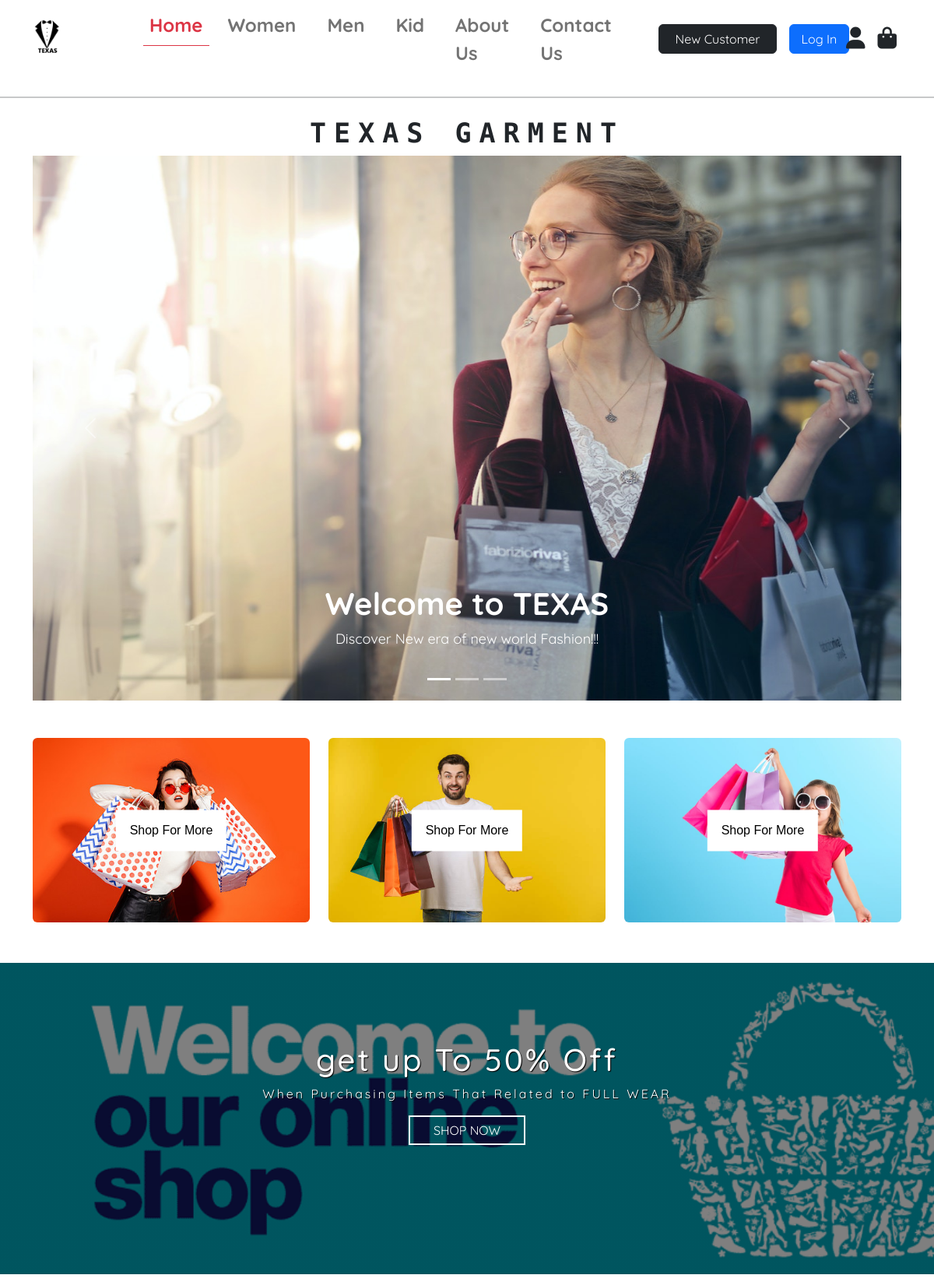
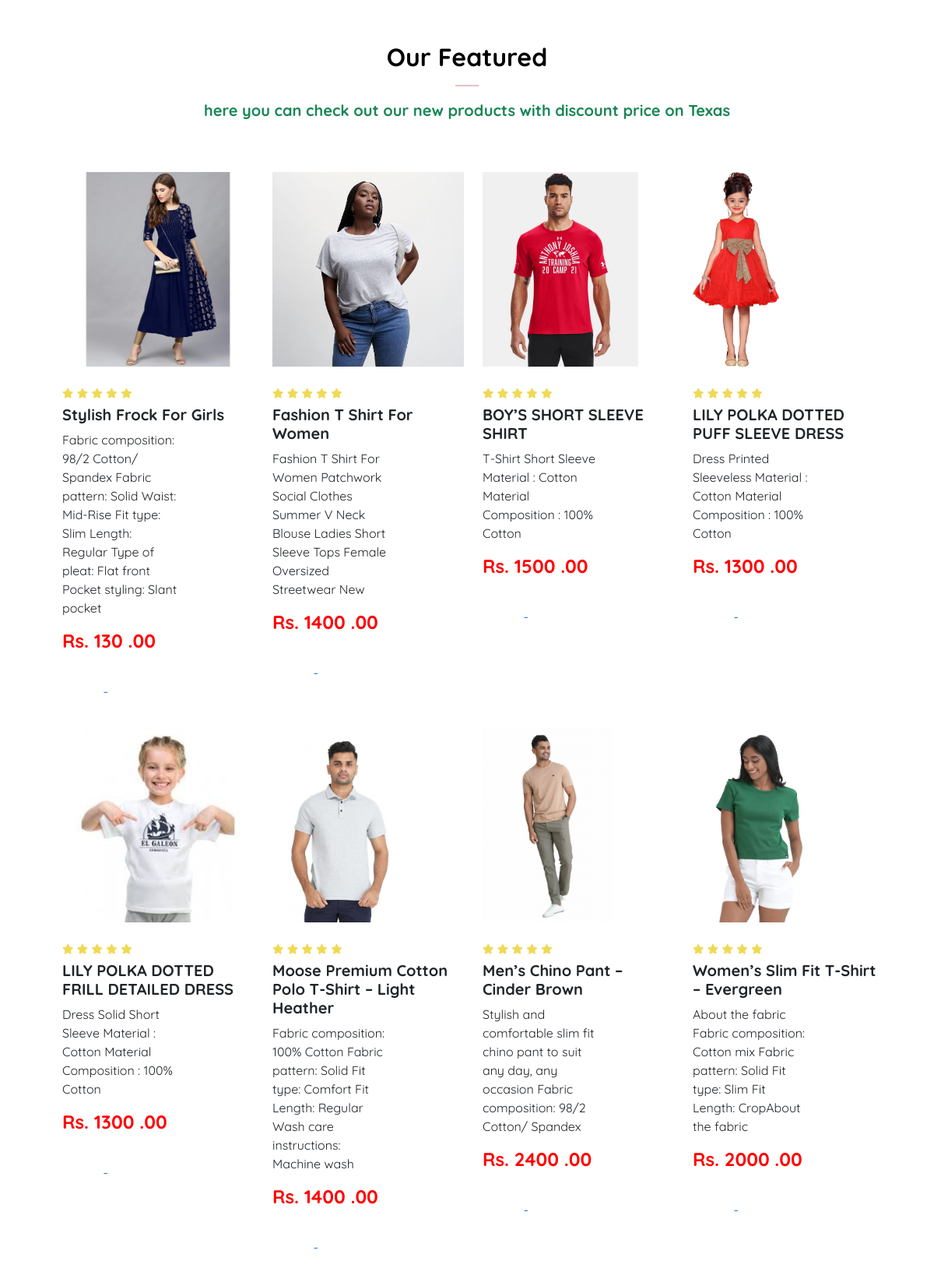
The page / (upper part) on the database its author committed (2 pictures, top to bottom).
### tables this page shows
CREATE TABLE `product` (
  `id` int NOT NULL AUTO_INCREMENT,
  `price` double DEFAULT NULL,
  `qty` int DEFAULT NULL,
  `title` varchar(100) DEFAULT NULL,
  `description` text,
  `category_id` int NOT NULL,
  `datetime_added` datetime DEFAULT NULL,
  `admin_email` varchar(100) NOT NULL,
  `color_id` int DEFAULT NULL,
  `material` varchar(20) DEFAULT NULL,
  `code` varchar(100) DEFAULT NULL,
  PRIMARY KEY (`id`),
  KEY `fk_product_category1_idx` (`category_id`),
  KEY `fk_product_admin1_idx` (`admin_email`),
  KEY `fk_product_color1_idx` (`color_id`),
  CONSTRAINT `fk_product_admin1` FOREIGN KEY (`admin_email`) REFERENCES `admin` (`email`),
  CONSTRAINT `fk_product_category1` FOREIGN KEY (`category_id`) REFERENCES `category` (`id`),
  CONSTRAINT `fk_product_color1` FOREIGN KEY (`color_id`) REFERENCES `color` (`id`)
);

### index.php (the view, shortened to what this page needs)
<!DOCTYPE html>
<html>
<head>
    <link rel="stylesheet" href="css/style.css">
    <link rel="stylesheet" href="css/bootstrap.css">
    <link rel="stylesheet" href="https://cdnjs.cloudflare.com/ajax/libs/font-awesome/6.2.1/css/all.min.css" />
</head>
<body>
    <div>
        <?php include "header.php" ?>
    </div>
    <hr class="mt-4 border border-1 border-dark" />
    <center>
        <h2 class="topic mt-4 fw-bolder">TEXAS GARMENT</h2>
    </center>
    <section class="container">
        <div class="col-12  d-lg-block mb-3">
            <div class="row overflow-hidden" id="basicSearchResult">
                <div id="carouselExampleIndicators" class=" col-12 carousel slide" data-bs-ride="true">
                    <div class="carousel-indicators over">
                        <button type="button" data-bs-target="#carouselExampleIndicators" data-bs-slide-to="0" class="active" aria-current="true" aria-label="Slide 1"></button>
                        <button type="button" data-bs-target="#carouselExampleIndicators" data-bs-slide-to="1" aria-label="Slide 2"></button>
                        <button type="button" data-bs-target="#carouselExampleIndicators" data-bs-slide-to="2" aria-label="Slide 3"></button>
                    </div>
                    <div class="carousel-inner">
                        <div class="carousel-item active">
                            <img src="res/main2.jpg" class="d-block poster-img-1" />
                            <div class="carousel-caption d-md-block poster-caption">
                                <h5 class="poster-title ">Welcome to TEXAS</h5>
                                <p class="poster-txt ">Discover New era of new world Fashion!!!</p>
                            </div>
                        </div>
                    </div>
                    <button class="carousel-control-prev" type="button" data-bs-target="#carouselExampleIndicators" data-bs-slide="prev">
                        <span class="carousel-control-prev-icon" aria-hidden="true"></span>
                    </button>
                    <button class="carousel-control-next" type="button" data-bs-target="#carouselExampleIndicators" data-bs-slide="next">
                        <span class="carousel-control-next-icon" aria-hidden="true"></span>
                    </button>
                </div>
            </div>
        </div>
    </section>
    <section class=" py-3">
        <div class="container py-3">
            <div class="row">
                <div class="col-lg-4">
                    <div class="card border-0 Zoom-n-rotate">
                        <a href="clothe.php"><button class="btnc">Shop For More</button></a>
                    </div>
                </div>
                <div class="col-lg-4">
                    <div class="card border-0 Zoom-n-rotate">
                        <a href="clothe.php"><button class="btnc">Shop For More</button></a>
                    </div>
                </div>
                <div class="col-lg-4 ">
                    <div class="card border-0 Zoom-n-rotate">
                        <a href="clothe.php"><button class="btnc">Shop For More</button></a>
                    </div>
                </div>
            </div>
        </div>
    </section>
    <div class="banner2">
        <div class="content2">
            <h1>get up To 50% Off</h1>
            <p>When Purchasing Items That Related to FULL WEAR</p>
            <div id="bannerbtn2"><button>SHOP NOW</button></div>
        </div>
    </div>
    <section id="featured" class="my-3 mx-5 pb-3">
        <div class="container text-center mt-1 py-5">
            <h2 class="fw text-black fw-bolder">Our Featured</h2>
            <hr class="mx-auto" />
            <p class="fs-5 text-success fw-bold fs-5">here you can check out our new products with discount price on Texas</p>
        </div>
        <div class="row mx-auto container-fluid  ">
            <?php
            require "config.php";
            $q = "SELECT * FROM `product` ORDER BY `datetime_added`  DESC";
            $rs = mysqli_query($conn, $q);
            $rs_num = $rs->num_rows;
            for ($z = 0; $z < $rs_num; $z++) {
                $product_data = $rs->fetch_assoc();
            ?>
                <div class="product col-lg-3 col-md-4 col-12 ">
                    <img class="img-fluid mb-3 ms-2 " style="height: 250px;" src="<?php echo $product_data["code"] ?>" alt="">
                    <div class="star ms-2">
                        <i class="fas fa-star"></i>
                        <i class="fas fa-star"></i>
                        <i class="fas fa-star"></i>
                        <i class="fas fa-star"></i>
                        <i class="fas fa-star"></i>
                    </div>
                    <h5 class="p-name ms-2 fw-bold"><?php echo $product_data["title"]; ?></h5>
                    <p class="p-details ms-2"><?php echo $product_data["description"]; ?></p>
                    <h4 class="p-price fw-bold ms-2">Rs. <?php echo $product_data["price"] ?> .00</h4>
                    <a href='<?php echo "singleProductView.php?id=" . ($product_data["id"]); ?>'>
                    </a>
                </div>
            <?php
            }
            ?>
        </div>
    </section>
    <?php include "footer.php" ?>
</body>
</html>

### header.php (shortened to what this page needs)
<!DOCTYPE html>
<html lang="en">
<head>
    <link rel="stylesheet" href="css/style.css">
    <link rel="stylesheet" href="css/bootstrap.css">
</head>
<body class="mb-0 m-0">
    <?php
    function isActive($page)
    {
        if (basename($_SERVER['PHP_SELF']) == $page) {
            return 'active text-danger  border-bottom border-danger';
        }
        return '';
    }
    ?>
    <nav class="navbar navbar-expand-lg bg-body-tertiary p-0 m-0 ">
        <div class="container-fluid">
            <div class="imgdiv p-0 m-0">
                <img class="img p-0 " src="res\texas.png" alt="">
            </div>
            <div class="collapse navbar-collapse" id="navbarText">
                <ul class="navbar-nav mx-5 mb-lg-0">
                    <li class="nav-item ms-4">
                        <a class="nav-link <?php echo isActive('index.php'); ?> fs-4 fw-bolder" aria-current="page" href="index.php">Home</a>
                    </li>
                    <li class="nav-item ms-3">
                        <a class="nav-link <?php echo isActive('clothe.php'); ?> fs-4 fw-bolder" href="clothe.php">Women</a>
                    </li>
                    <li class="nav-item ms-4">
                        <a class="nav-link <?php echo isActive('clothe.php'); ?> fs-4 fw-bolder" href="clothe.php">Men</a>
                    </li>
                    <li class="nav-item ms-4">
                        <a class="nav-link <?php echo isActive('clothe.php'); ?> fs-4 fw-bolder" href="clothe.php">Kid</a>
                    </li>
                    <li class="nav-item ms-4">
                        <a class="nav-link <?php echo isActive('about.php'); ?> fs-4 fw-bolder" href="about.php">About Us</a>
                    </li>
                    <li class="nav-item ms-4">
                        <a class="nav-link <?php echo isActive('contactus.php'); ?> fs-4 fw-bolder" href="contactus.php">Contact Us</a>
                    </li>
                </ul>
                <?php
                if (isset($_SESSION["u"])) {
                    $data = $_SESSION["u"];
                ?>
                    <span class="fw-bolder fs-5 span "><a href="userProfile.php"><?php echo $data["fname"]; ?></a></span>
                    <span class="col-1 ms-3 fs-5 text-danger span" onclick="logOut();">Log Out</span>
                <?php
                } else {
                ?>
                    <button class="ms-1 btn btn-dark fs-6 col-2 "><a href="signup.php" class="text-decoration-none text-white"> New Customer </a></button>
                    <button class="ms-3 btn btn-primary fs-6 col-1 "><a href="login.php" class="text-decoration-none text-white"> Log In </a></button>
                <?php
                }
                ?>
            </div>
        </div>
        <div class=" mx-5 d-flex m-0  ">
            <a href="userProfile.php"><i class="fa-solid fa-user fs-3 text-decoration-none text-dark"></i></a>
            <a href="cart.php"><i class="fa-solid fa-bag-shopping ms-3 fs-3 text-decoration-none text-dark"></i></a>
        </div>
    </nav>
</body>
</html>

### footer.php (shortened to what this page needs)
<!DOCTYPE html>
<html lang="en">
<head>
    <link rel="stylesheet" href="css/style.css">
    <link rel="stylesheet" href="css/bootstrap.css">
</head>
<body>
</body>
</html>

### css/style.css (style rules this page uses)
* { margin: 0; padding: 0; box-sizing: border-box; font-family: 'Quicksand', sans-serif; }
.topic { font-family: 'Martian Mono', monospace; font-size: 35px; letter-spacing: 10px; }
.img { width: 100px; height: auto; }
.poster-img-1 { height: 700px; width: 100%; background-repeat: no-repeat; }
.poster-caption { margin-bottom: 10px; }
.poster-title { color: white; font-size: 40px; font-weight: bold; }
.poster-txt { font-size: 18px; color: white; }
.btnc { position: absolute; top: 50%; left: 50%; transform: translate(-50%, -50%); height: 53px; width: 40%; color: black; border: none; outline: none; background: white; font-family: 'Ubuntu', sans-serif; cursor: all 0.4s; }
.Zoom-n-rotate { border-radius: 0; outline: none; overflow: hidden; cursor: pointer; }
.product { cursor: pointer; margin-bottom: 2rem; }
.product img { transition: 0.3s all; }
.p-details { width: 60%; }
.p-price { color: red; }
#featured hr { width: 30px; height: 2px; background-color: red; }
.star { padding: 5px 0; }
.star i { font-size: 0.8rem; color: rgb(240, 217, 85); }
.banner2 { width: 100%; height: 50vh; margin-top: 20px; background-image: linear-gradient(rgba(0, 0, 0, 0.5), rgba(0, 0, 0, 0.5)), url("../res/b2.gif"); background-repeat: no-repeat; background-size: cover; }
.banner2 .content2 { text-align: center; padding-top: 100px; }
.banner2 .content2 h1 { color: white; text-shadow: 1px 1px 1px black; letter-spacing: 3px; }
.banner2 .content2 p { color: white; text-shadow: 1px 1px 1px black; letter-spacing: 3px; }
#bannerbtn2 button { width: 150px; height: 38px; background: transparent; color: white; border: 2px solid white; transition: 0.5s ease; cursor: pointer; }

### rows shown on the page
product: code (picture), title "Stylish Frock For Girls", description "Fabric composition: 98/2 Cotton/ Spandex Fabric pattern: Solid Waist: Mid-Rise Fit type: Slim Length: Regular Type of pleat: Flat front Pocket styling: Slant pocket", price "130"
product: code (picture), title "Fashion T Shirt For Women", description "Fashion T Shirt For Women Patchwork Social Clothes Summer V Neck Blouse Ladies Short Sleeve Tops Female Oversized Streetwear New", price "1400"
product: code (picture), title "BOY’S SHORT SLEEVE SHIRT", description "T-Shirt Short Sleeve Material : Cotton Material Composition : 100% Cotton", price "1500"
product: code (picture), title "LILY POLKA DOTTED PUFF SLEEVE DRESS", description "Dress Printed Sleeveless Material : Cotton Material Composition : 100% Cotton", price "1300"
product: code (picture), title "LILY POLKA DOTTED FRILL DETAILED DRESS", description "Dress Solid Short Sleeve Material : Cotton Material Composition : 100% Cotton", price "1300"
product: code (picture), title "Moose Premium Cotton Polo T-Shirt – Light Heather", description "Fabric composition: 100% Cotton Fabric pattern: Solid Fit type: Comfort Fit Length: Regular Wash care instructions: Machine wash", price "1400"
product: code (picture), title "Men’s Chino Pant – Cinder Brown", description "Stylish and comfortable slim fit chino pant to suit any day, any occasion Fabric composition: 98/2 Cotton/ Spandex", price "2400"
product: code (picture), title "Women’s Slim Fit T-Shirt – Evergreen", description "About the fabric Fabric composition: Cotton mix Fabric pattern: Solid Fit type: Slim Fit Length: CropAbout the fabric", price "2000"
